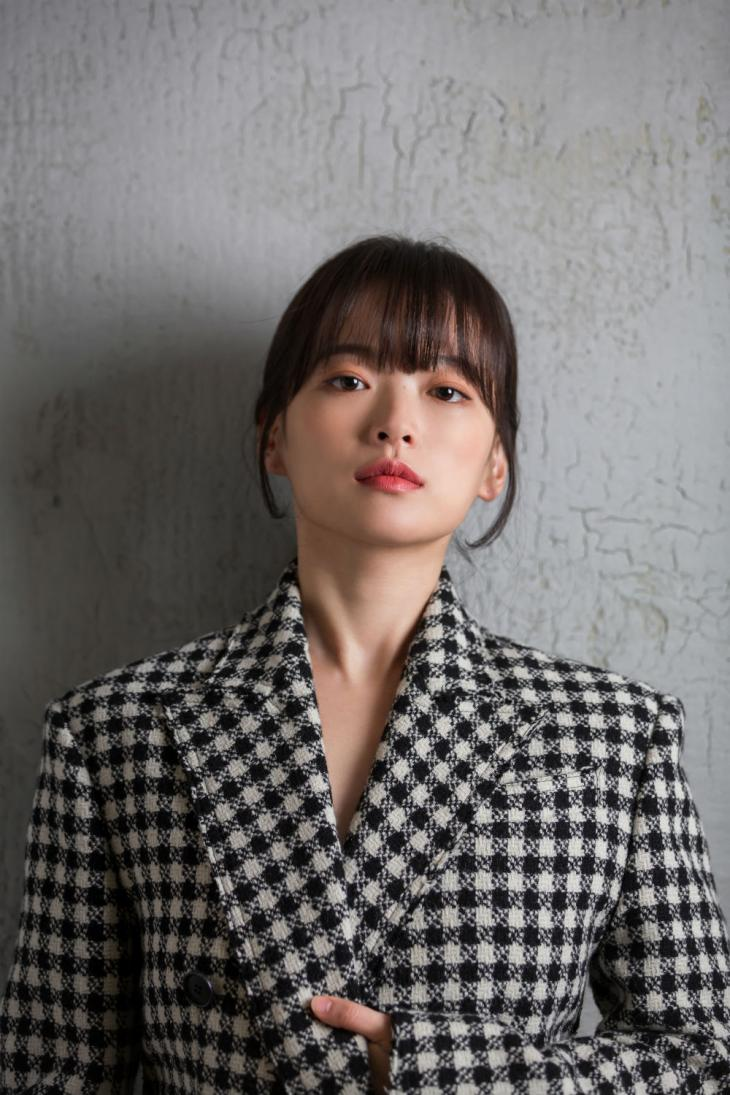
#> input picture OpenCV/image/cheon.jpg, 730 x 1095 px, found by its file name
$ python ImageAdd.py
#> lines starting #> are read from the running program, lines starting #| are printed output that depends on the picture
import numpy as np
import cv2

def addImage(img1,img2):
#> called with img1 = 'OpenCV\\image\\cheon.jpg', img2 = 'OpenCV\\image\\jungbong.jpg'
    img1 = cv2.imread(img1)
#> img1 is the input picture: shape (1095, 730, 3); mean B, G, R 107, 108.3, 112.5
    img2 = cv2.imread(img2)
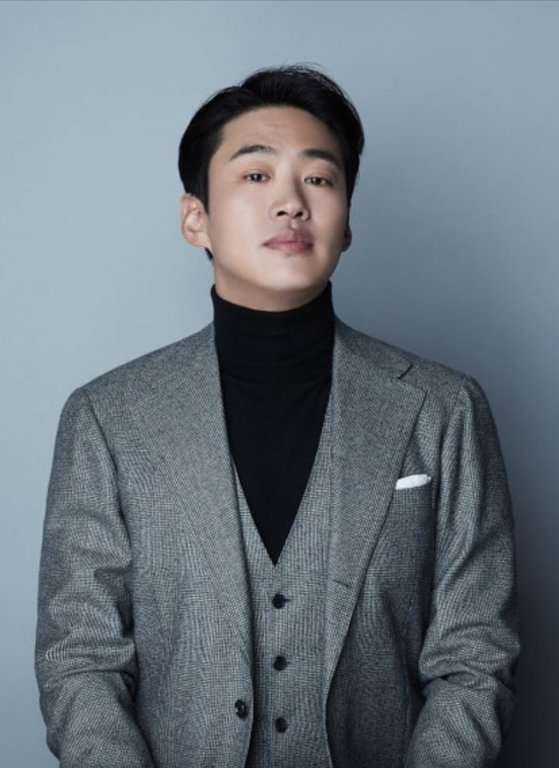
#> input picture Image Processing/image/jungbong.jpg, 559 x 768 px, found by its file name
#> img2 is the input picture: shape (768, 559, 3); mean B, G, R 126.7, 117.5, 106.9

    subimg1 = img1[300:700, 200:600]
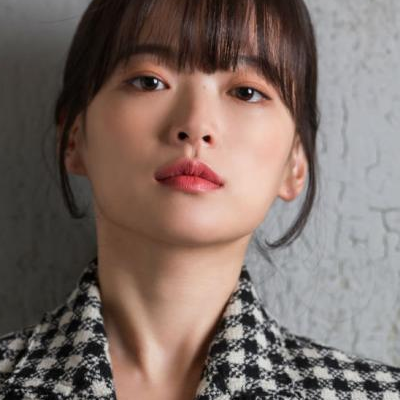
#> subimg1: shape (400, 400, 3); mean B, G, R 102.1, 108.6, 124.7
    subimg2 = img2[100:500, 100:500]
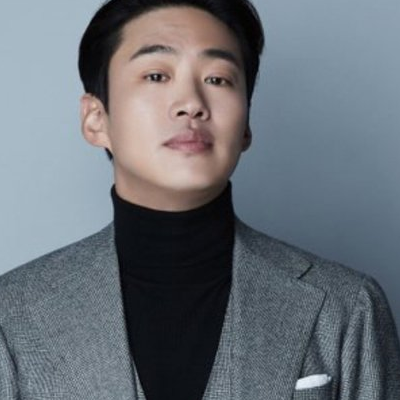
#> subimg2: shape (400, 400, 3); mean B, G, R 118.2, 111, 104.9

    cv2.imshow('img1',subimg1)
    cv2.imshow('img2',subimg2)

    add_img1 = subimg1 + subimg2
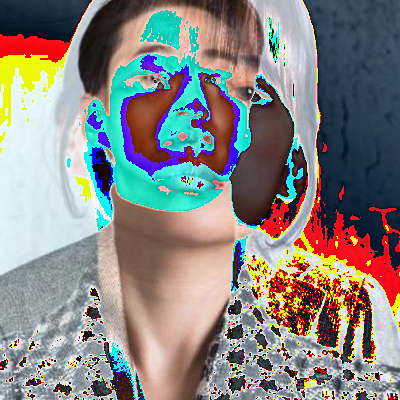
#> add_img1: shape (400, 400, 3); mean B, G, R 130.7, 133.4, 136
    add_img2 = cv2.add(subimg1,subimg2)
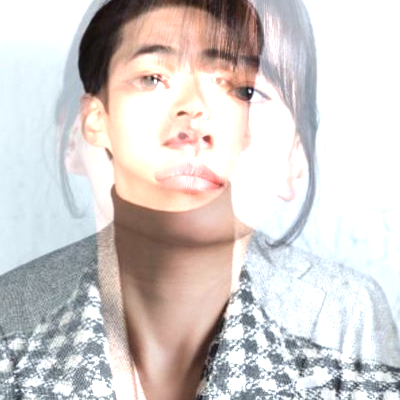
#> add_img2: shape (400, 400, 3); mean B, G, R 204.3, 206.2, 212.1

    cv2.imshow('add1',add_img1)
    cv2.imshow('add2',add_img2)

    cv2.waitKey(0)
    cv2.destroyAllWindows()


addImage('OpenCV\image\cheon.jpg','OpenCV\image\jungbong.jpg')
